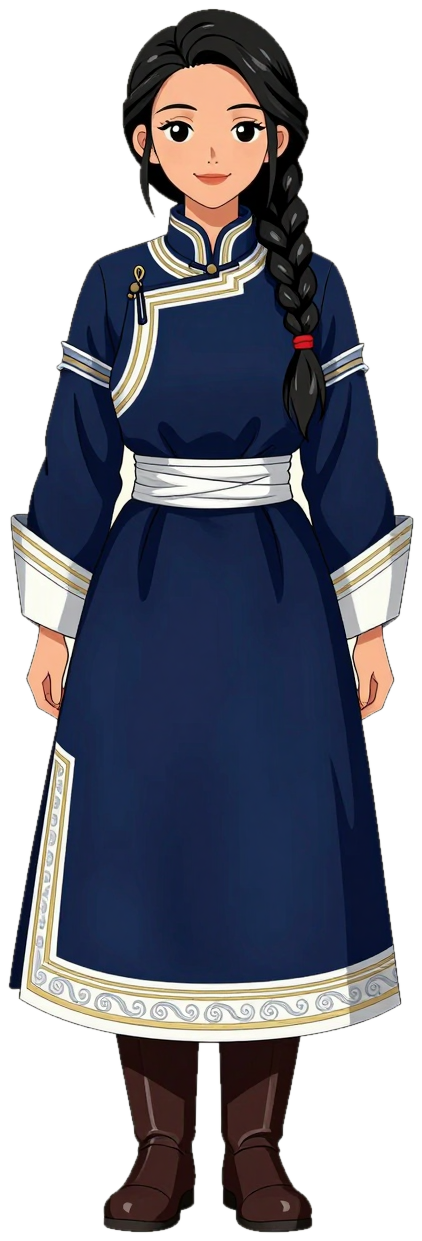
#> input picture frontend/assets/character/host.png, 422 x 1241 px, given in place of stadium_bg_source.jpg, which was not available
$ python blur_bg.py
#> lines starting #> are read from the running program, lines starting #| are printed output that depends on the picture
"""Pre-blur the stadium photo into a soft background asset.

Heavy gaussian blur + slight desaturation/brighten so it reads as a calm
textured backdrop behind the light UI (a greige veil is added in-app on top).
"""
from PIL import Image, ImageFilter, ImageEnhance

SRC = r"C:\Users\bolly\Desktop\kiosk\tool\source\stadium_bg_source.jpg"
DST = r"C:\Users\bolly\Desktop\kiosk\frontend\assets\brand\stadium_blur.jpg"

im = Image.open(SRC).convert("RGB")
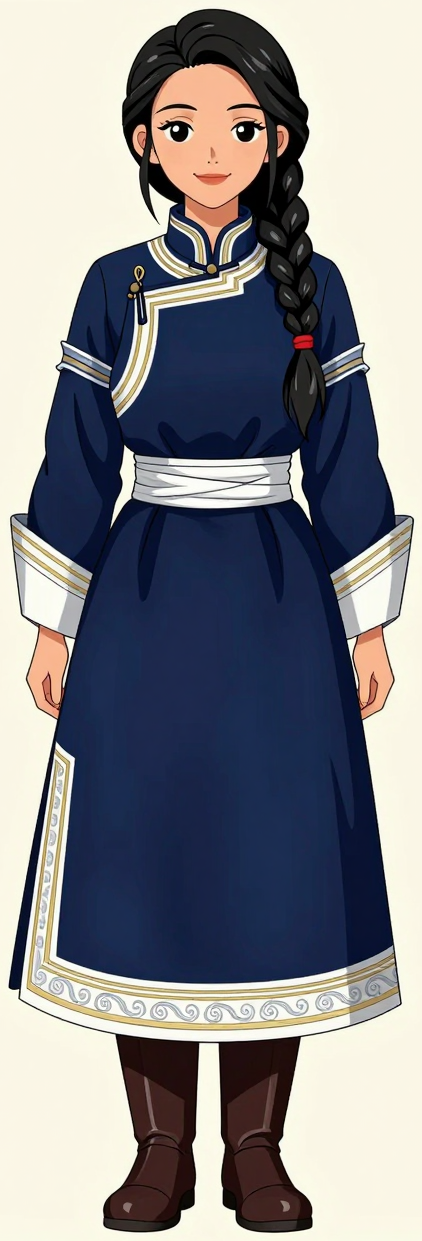
#> im: PIL image 422x1241 RGB; mean R, G, B 134.8, 134.8, 138.5
print("source:", im.size)
#| source: (422, 1241)

# Upscale so the result stays smooth when covered onto the tall portrait panel,
# then apply a gentle blur (less than before).
w, h = im.size
#> w = 422; h = 1241
scale = max(1.0, 1200 / w)
#> scale = 2.84
if scale > 1.0:
    im = im.resize((int(w * scale), int(h * scale)), Image.LANCZOS)
#> im: PIL image 1200x3528 RGB

im = im.filter(ImageFilter.GaussianBlur(14))
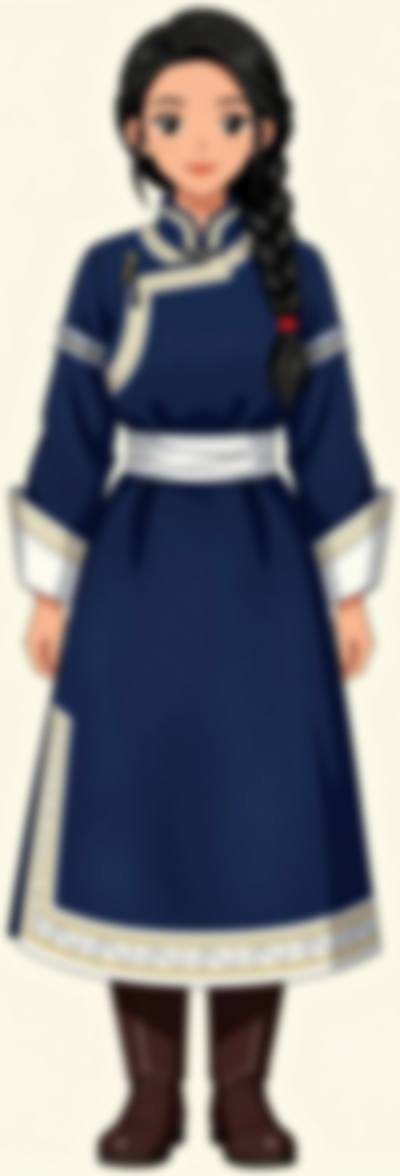
#> im: PIL image 1200x3528 RGB (shown at 1/3 size); mean R, G, B 134.8, 134.8, 138.5
im = ImageEnhance.Color(im).enhance(0.60)      # desaturate (moodier)
im = ImageEnhance.Brightness(im).enhance(0.80) # darken — less bright
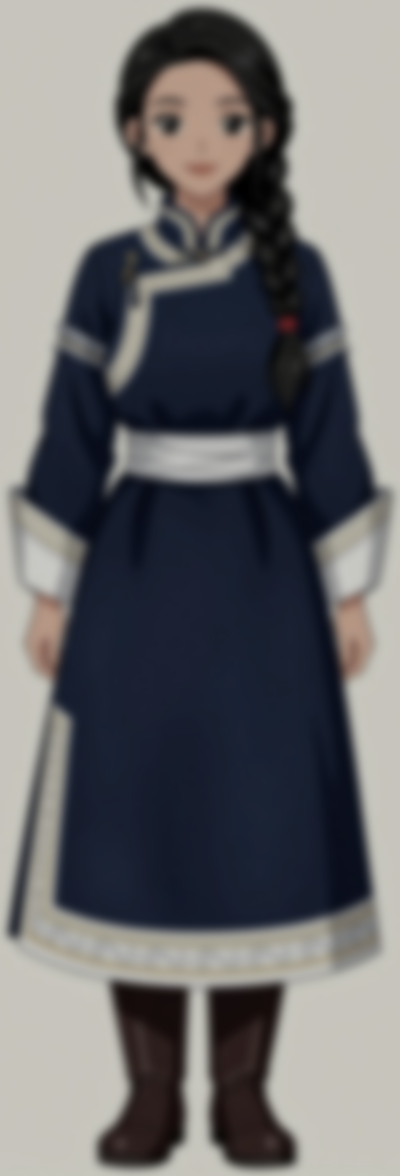
#> im: PIL image 1200x3528 RGB (shown at 1/3 size); mean R, G, B 107.3, 107.3, 108.9
im = ImageEnhance.Contrast(im).enhance(1.04)
im.save(DST, quality=86)
print("saved:", DST, im.size)
#| saved: C:\Users\bolly\Desktop\kiosk\frontend\assets\brand\stadium_blur.jpg (1200, 3528)
